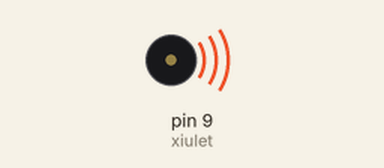
Bench run of a sketch on a simulated Arduino Uno, built with avr-gcc and run on an emulated ATmega328P. On the bench: buzzer (waves = sounding).

Above: at 0.1 s.
Timing chart, 0 to 3.0 s (numbered marks = the images above):
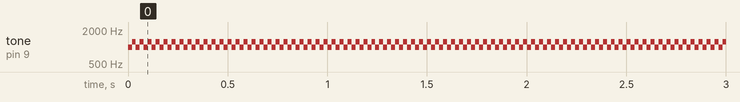

The sketch:

Exercici004.ino
```cpp
/****************************************************************
 **                                                            **
 **                           SIRENA                           **
 **                                                            **
 **                         Exercici 4                         **
 **                                                            **
 **  NOM: David Casas                        DATA: 19/01/2022  **
 ***************************************************************/
 //**************************INCLUDE*****************************


 //*************************VARIABLES****************************
const byte xiulet = 9;        // donar nom al pin 9 de l’Arduino
int state = 0;
 //***************************SETUP******************************

void setup() {             // configura el final de salida
pinMode (xiulet, OUTPUT);  // definir el pin 9 com una sortida

}
 //***************************LOOP*******************************

void loop() {             // incia el bucle del programa
state++;
  if (state==3){
  state = 1;
  }
    switch (state)
    {
      case 1:
      tone (xiulet, 1000);
      delay (20);
      break;

      case 2:
      tone (xiulet, 1250);
      delay (20);
      break;
    }
}
 //*************************FUNCIONS*****************************
```

Measured:
- by itself, tone on pin 9 (xiulet): alternates 1250 Hz for 0.02 s and 1000 Hz for 0.02 s
